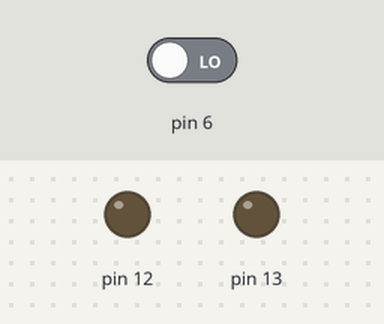
Recording of a sketch running on a simulated Arduino Uno, built with avr-gcc and run on an emulated ATmega328P. On the bench: output pins drawn as LEDs (lit = HIGH). Inputs (shaded band) come from the test bench; at power-on: pin 6 LOW.

Above: at 1.2 s.
1.3 s: pin 6 driven HIGH
At 2.8 s:
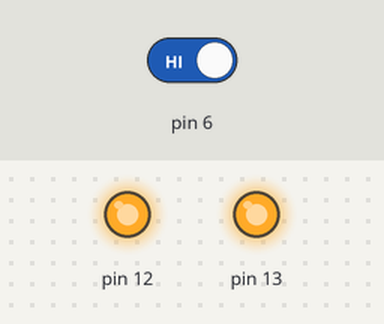
Timing chart, 0 to 4.3 s (numbered marks = the images above; inputs shaded):
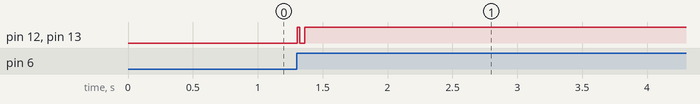

The sketch:

app.ino
```cpp
void setup()
{
    Serial.begin(9600);

    pinMode(6, INPUT);
    pinMode(12, OUTPUT);
    pinMode(13, OUTPUT);
}

void loop()
{
    digitalWrite(12, LOW);
    digitalWrite(13, LOW);
    if (digitalRead(6) == HIGH)
    {
        digitalWrite(12, HIGH);
        digitalWrite(13, HIGH);
    }
    else
    {
        digitalWrite(12, LOW);
        digitalWrite(13, LOW);
    }
    delay(10);
}
```

Measured:
- after the input at 1.3 s, pin 12, pin 13: LOW → HIGH at once, → LOW 0.02 s later, → HIGH 0.04 s later
